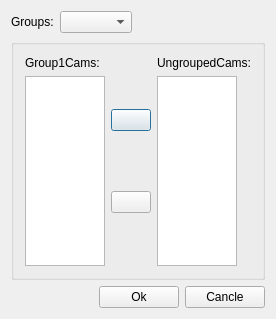
<?xml version="1.0" encoding="UTF-8"?>
<ui version="4.0">
 <class>DlgDivideGroup</class>
 <widget class="QDialog" name="DlgDivideGroup">
  <property name="geometry">
   <rect>
    <x>0</x>
    <y>0</y>
    <width>252</width>
    <height>319</height>
   </rect>
  </property>
  <property name="windowTitle">
   <string>Divide Group Dialog</string>
  </property>
  <layout class="QGridLayout" name="gridLayout">
   <item row="0" column="0">
    <layout class="QHBoxLayout" name="horizontalLayout_2">
     <item>
      <widget class="QLabel" name="label">
       <property name="text">
        <string>Groups:</string>
       </property>
      </widget>
     </item>
     <item>
      <widget class="QComboBox" name="comboSelectGroup"/>
     </item>
     <item>
      <spacer name="horizontalSpacer">
       <property name="orientation">
        <enum>Qt::Horizontal</enum>
       </property>
       <property name="sizeHint" stdset="0">
        <size>
         <width>40</width>
         <height>20</height>
        </size>
       </property>
      </spacer>
     </item>
    </layout>
   </item>
   <item row="1" column="0">
    <widget class="QGroupBox" name="groupBox">
     <property name="title">
      <string/>
     </property>
     <layout class="QFormLayout" name="formLayout">
      <item row="0" column="0">
       <layout class="QHBoxLayout" name="horizontalLayout_3">
        <item>
         <layout class="QVBoxLayout" name="verticalLayout">
          <item>
           <widget class="QLabel" name="labelCurGroup">
            <property name="text">
             <string>Group1Cams:</string>
            </property>
           </widget>
          </item>
          <item>
           <widget class="QListWidget" name="listCurGroup">
            <property name="sizePolicy">
             <sizepolicy hsizetype="Fixed" vsizetype="Fixed">
              <horstretch>0</horstretch>
              <verstretch>0</verstretch>
             </sizepolicy>
            </property>
            <property name="minimumSize">
             <size>
              <width>80</width>
              <height>100</height>
             </size>
            </property>
            <property name="maximumSize">
             <size>
              <width>50</width>
              <height>200</height>
             </size>
            </property>
           </widget>
          </item>
         </layout>
        </item>
        <item>
         <layout class="QVBoxLayout" name="verticalLayout_3">
          <item>
           <spacer name="verticalSpacer">
            <property name="orientation">
             <enum>Qt::Vertical</enum>
            </property>
            <property name="sizeHint" stdset="0">
             <size>
              <width>20</width>
              <height>40</height>
             </size>
            </property>
           </spacer>
          </item>
          <item>
           <widget class="QPushButton" name="btnLeft">
            <property name="text">
             <string/>
            </property>
            <property name="icon">
             <iconset>
              <normalon>:/Resources/images/copyModel/left.png</normalon>
             </iconset>
            </property>
           </widget>
          </item>
          <item>
           <spacer name="verticalSpacer_2">
            <property name="orientation">
             <enum>Qt::Vertical</enum>
            </property>
            <property name="sizeHint" stdset="0">
             <size>
              <width>20</width>
              <height>40</height>
             </size>
            </property>
           </spacer>
          </item>
          <item>
           <widget class="QPushButton" name="btnRight">
            <property name="text">
             <string/>
            </property>
            <property name="icon">
             <iconset>
              <normalon>:/Resources/images/copyModel/right.png</normalon>
             </iconset>
            </property>
           </widget>
          </item>
          <item>
           <spacer name="verticalSpacer_3">
            <property name="orientation">
             <enum>Qt::Vertical</enum>
            </property>
            <property name="sizeHint" stdset="0">
             <size>
              <width>20</width>
              <height>40</height>
             </size>
            </property>
           </spacer>
          </item>
         </layout>
        </item>
        <item>
         <layout class="QVBoxLayout" name="verticalLayout_2">
          <item>
           <widget class="QLabel" name="label_3">
            <property name="text">
             <string>UngroupedCams:</string>
            </property>
           </widget>
          </item>
          <item>
           <widget class="QListWidget" name="listNoGroup">
            <property name="sizePolicy">
             <sizepolicy hsizetype="Fixed" vsizetype="Fixed">
              <horstretch>0</horstretch>
              <verstretch>0</verstretch>
             </sizepolicy>
            </property>
            <property name="minimumSize">
             <size>
              <width>80</width>
              <height>100</height>
             </size>
            </property>
            <property name="maximumSize">
             <size>
              <width>50</width>
              <height>200</height>
             </size>
            </property>
           </widget>
          </item>
         </layout>
        </item>
       </layout>
      </item>
     </layout>
    </widget>
   </item>
   <item row="2" column="0">
    <layout class="QHBoxLayout" name="horizontalLayout">
     <item>
      <spacer name="horizontalSpacer_2">
       <property name="orientation">
        <enum>Qt::Horizontal</enum>
       </property>
       <property name="sizeHint" stdset="0">
        <size>
         <width>40</width>
         <height>20</height>
        </size>
       </property>
      </spacer>
     </item>
     <item>
      <widget class="QPushButton" name="btnOk">
       <property name="text">
        <string>Ok</string>
       </property>
      </widget>
     </item>
     <item>
      <widget class="QPushButton" name="btnCancel">
       <property name="text">
        <string>Cancle</string>
       </property>
      </widget>
     </item>
    </layout>
   </item>
  </layout>
 </widget>
 <layoutdefault spacing="6" margin="11"/>
 <tabstops>
  <tabstop>comboSelectGroup</tabstop>
  <tabstop>listCurGroup</tabstop>
  <tabstop>listNoGroup</tabstop>
  <tabstop>btnLeft</tabstop>
  <tabstop>btnRight</tabstop>
  <tabstop>btnOk</tabstop>
  <tabstop>btnCancel</tabstop>
 </tabstops>
 <resources>
  <include location="resurce.qrc"/>
 </resources>
 <connections>
  <connection>
   <sender>btnOk</sender>
   <signal>clicked()</signal>
   <receiver>DlgDivideGroup</receiver>
   <slot>accept()</slot>
   <hints>
    <hint type="sourcelabel">
     <x>116</x>
     <y>296</y>
    </hint>
    <hint type="destinationlabel">
     <x>65</x>
     <y>296</y>
    </hint>
   </hints>
  </connection>
  <connection>
   <sender>btnCancel</sender>
   <signal>clicked()</signal>
   <receiver>DlgDivideGroup</receiver>
   <slot>reject()</slot>
   <hints>
    <hint type="sourcelabel">
     <x>188</x>
     <y>293</y>
    </hint>
    <hint type="destinationlabel">
     <x>251</x>
     <y>284</y>
    </hint>
   </hints>
  </connection>
 </connections>
</ui>
